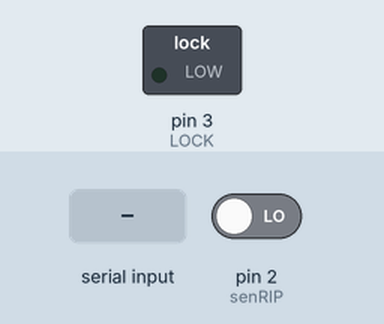
This sketch was run on a simulated Arduino Uno, built with avr-gcc and run on an emulated ATmega328P. Shown: switched loads named in the sketch (green lamp = pin HIGH). Inputs (shaded band) come from the test bench; at power-on: pin 2 (senRIP) LOW. What the sketch prints to the serial monitor is not drawn.

Above: at 1.2 s.
1.3 s: "1" received over Serial
At 1.6 s:
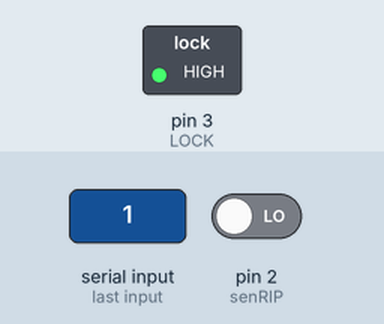
3.5 s: "4" received over Serial
Timing chart, 0 to 6.5 s (numbered marks = the images above; inputs shaded):
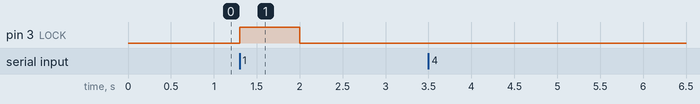

Measured:
- after the input at 1.3 s, pin 3 (LOCK): LOW → HIGH at once, → LOW 0.70 s later
- after the input at 3.5 s, every drawn part: stays the same

The sketch:

progtest2.ino
```cpp
//by shubin Yuna
//HomeSLock, read data from phone Lock App open or close the door.
// read sensor send it to phone

#define LOCK 3 // pin 13 as output pin for lock
#define senRIP 2 // pin 2 as input pin for sensor

int senRIP_state = 0; // track sensor state
int senRIP_stored = 0;  // stored if bluetooth not connected but sensor detected

int connection_checker_prev = 0;
int connection_checker_now = 0;
int connection_state = 0;

unsigned long previousCheck; //previous deteted time
unsigned long checkperiod = 1000; // delay time

unsigned long previousTime; //previous deteted time
unsigned long timeNow; // current time
unsigned long DelayTime = 200; // delay time
char dataTransmit = 0b00000000;// data send

void connection_check(){
  if(timeNow - previousCheck > checkperiod){
    connection_state_update();
    previousCheck = timeNow;
  }
}


void connection_state_update(){
  if (connection_checker_prev == connection_checker_now){
    connection_state = 0;
    digitalWrite(LOCK, LOW);
    dataTransmit = dataTransmit & 0b11111110;
  }else{
    connection_checker_prev = connection_checker_now;
    if (connection_checker_prev > 100000 ){
      connection_checker_prev = 0;
      connection_checker_now = 0;
    }
  }
}

//-------------------------------------------------------------------------------------
void setup() {
  pinMode(LOCK, OUTPUT); // lock output pin
  pinMode(senRIP, INPUT); // senRIP input pin
  Serial.begin(9600); //serial begin 9600
}

//-------------------------------------------------------------------------------------
//@return
//1, can keep read input from sensor
//0 stop read input from sensor
int sensorDelay(){
  if(senRIP_state == 1){
    if(timeNow - previousTime > DelayTime){
      return 1;
    }else{
      return 0;
    }
  }else{
    return 1;
  }
}
//-------------------------------------------------------------------------------------
//read sensor input
void readSensorInput(){

  //check can i read
  int delayChecker = sensorDelay();

  //if I can read
  if (delayChecker == 1){

    //read sensor input
    int current_senRIP_state = digitalRead(senRIP);
    if(current_senRIP_state == HIGH){
      //if detceted
      if(senRIP_state == 0){
        //change state
        senRIP_state = 1;
        //stored data for transmision, use binary or
        dataTransmit = dataTransmit | 0b00000010;
        if(connection_state == 0){
          senRIP_stored = 1;
        }
      }
      //previous time = current time
      previousTime = millis();
      //if noty
    }else{
      if(senRIP_state == 1){
        senRIP_state = 0;
        //stored the data use binary and
        dataTransmit = dataTransmit & 0b11111101;
      }

    }
  }
}

//-------------------------------------------------------------------------------------
//read input from user
void readUserInput(){
    if(Serial.available()>0)
   {
      char data= Serial.read();
      switch(data)
      {
        //read 1
        case '1':
        {
        digitalWrite(LOCK, HIGH);
        dataTransmit = dataTransmit | 0b00000001;
        break;
        }
        //read 2
        case '2':
        {
        digitalWrite(LOCK, LOW);
        dataTransmit = dataTransmit & 0b11111110;
        break;
        }
        //read 3
        case '3':
        {
        if(senRIP_stored == 1){
          dataTransmit = dataTransmit | 0b00000100;
        }else{
          dataTransmit = dataTransmit & 0b11111011;
        }
        senRIP_stored = 0;
        connection_state = 1;
        connection_checker_now++;
        break;
        }
        //read 4
        case '4':
        {
          connection_state = 1;
          connection_checker_now++;
          Serial.print(dataTransmit, HEX);
        break;
        }
        default : break;
      }
    }
  //Serial.println(connection_state);
}
//-----------------------------------------------------------------------------
//program start:
void loop() {
  //current read
  timeNow = millis();
  //read user
  readUserInput();
  //read sensor
  readSensorInput();
  connection_check();
  }
```
